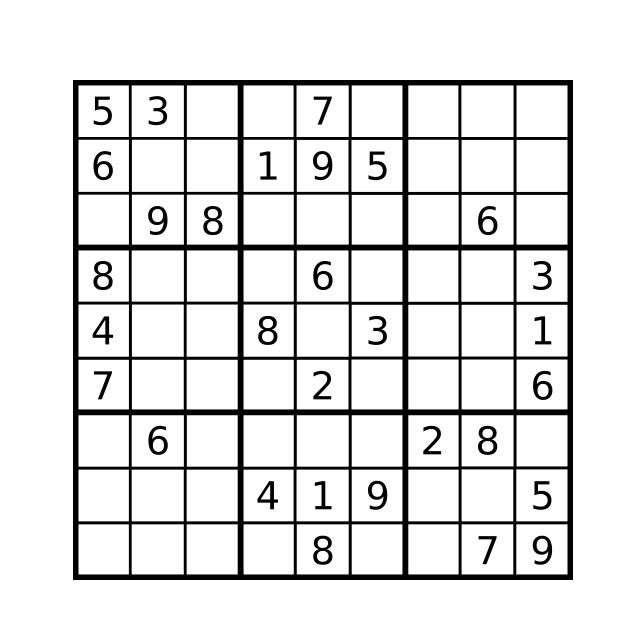
#> input picture 2.JPG, 644 x 636 px
$ python -i puzzle.py   (imports and definitions only)
#> lines starting #> are read from the running program, lines starting #| are printed output that depends on the picture; after the words box and inside, x2 and y2 are one past the last pixel; in counts of white or black regions, pixels touching at a corner belong together
#> further down, picture is the input picture: shape (636, 644, 3); min 0, max 255, mean 226.7
# import the necessary packages
from imutils.perspective import four_point_transform
from skimage.segmentation import clear_border
import numpy as np
import imutils
import cv2

#hàm lấy được cái bàn cờ sudoku thành cái ảnh
def find_puzzle(image, debug=False):
	# convert the image to grayscale and blur it slightly
#> called with debug = False
	gray = cv2.cvtColor(image, cv2.COLOR_BGR2GRAY)
	blurred = cv2.GaussianBlur(gray, (7, 7), 3)
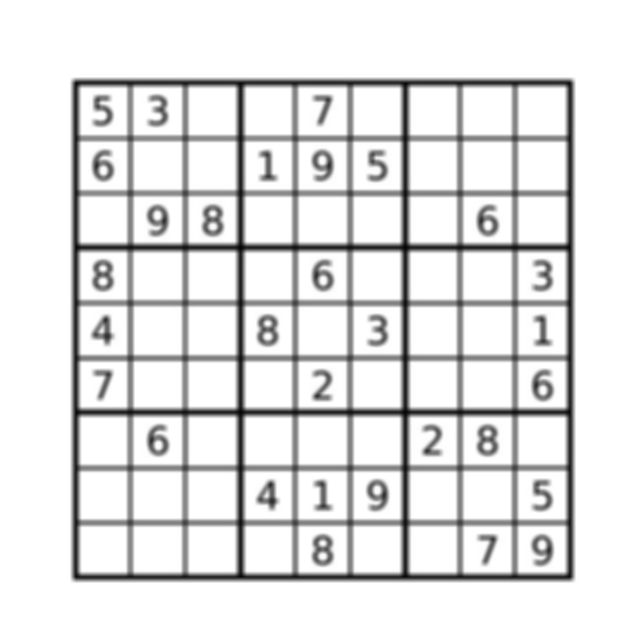
#> blurred: shape (636, 644); min 5, max 255, mean 226.7

	# apply adaptive thresholding and then invert the threshold map
	thresh = cv2.adaptiveThreshold(blurred, 255,
		cv2.ADAPTIVE_THRESH_GAUSSIAN_C, cv2.THRESH_BINARY, 11, 2)
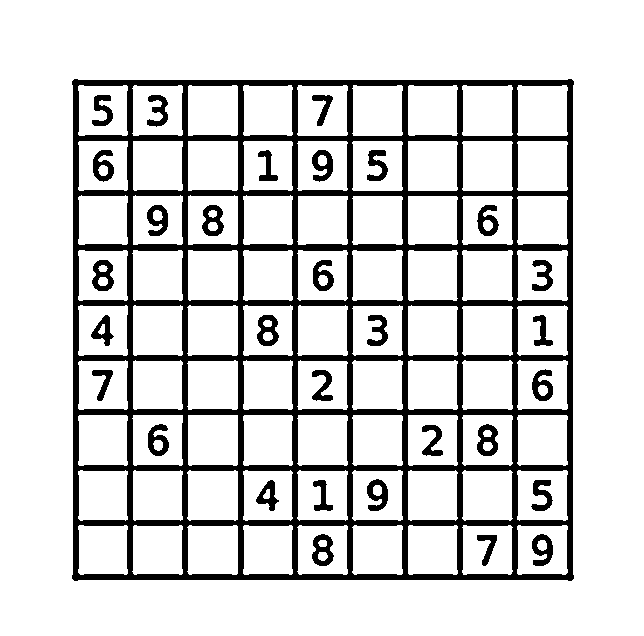
#> thresh: shape (636, 644); 84.1% white; 31 black regions, largest, box (x1, y1, x2, y2) and area: (72, 79, 574, 581) 54715, (312, 534, 334, 566) 414, (477, 424, 498, 456) 413
	thresh = cv2.bitwise_not(thresh)
#> thresh: shape (636, 644); 15.9% white; 31 white regions

	# check to see if we are visualizing each step of the image
	# processing pipeline (in this case, thresholding)
	if debug:
		cv2.imshow("Puzzle Thresh", thresh)
		cv2.waitKey(0)

	# find contours in the thresholded image and sort them by size in
	# descending order
	cnts = cv2.findContours(thresh.copy(), cv2.RETR_EXTERNAL,
		cv2.CHAIN_APPROX_SIMPLE)
#> cnts = 1 contour; box (x1, y1, x2, y2) and area: (72, 79, 574, 581) 249033
	cnts = imutils.grab_contours(cnts)
	cnts = sorted(cnts, key=cv2.contourArea, reverse=True)

	# initialize a contour that corresponds to the puzzle outline
	puzzleCnt = None

	# loop over the contours
	for c in cnts:
		# approximate the contour
		peri = cv2.arcLength(c, True)
		approx = cv2.approxPolyDP(c, 0.02 * peri, True)

		# if our approximated contour has four points, then we can
		# assume we have found the outline of the puzzle
		if len(approx) == 4:
			puzzleCnt = approx
			break
#> this loop made 1 pass
#> (peri, puzzleCnt) on pass 1: (2002.6, [[74, 79], [72, 578], [571, 580], [573, 81]])

	# if the puzzle contour is empty then our script could not find
	# the outline of the sudoku puzzle so raise an error
	if puzzleCnt is None:
		raise Exception(("Could not find sudoku puzzle outline. "
			"Try debugging your thresholding and contour steps."))

	# check to see if we are visualizing the outline of the detected
	# sudoku puzzle
	if debug:
		# draw the contour of the puzzle on the image and then display
		# it to our screen for visualization/debugging purposes
		output = image.copy()
		cv2.drawContours(output, [puzzleCnt], -1, (0, 255, 0), 2)
		cv2.imshow("Puzzle Outline", output)
		cv2.waitKey(0)

	# apply a four point perspective transform to both the original
	# image and grayscale image to obtain a top-down birds eye view
	# of the puzzle
	puzzle = four_point_transform(image, puzzleCnt.reshape(4, 2))
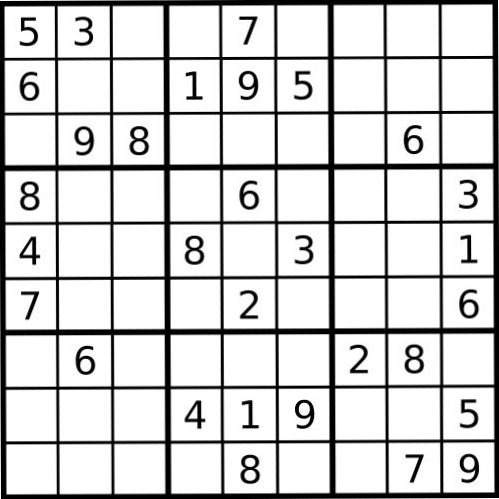
#> puzzle: shape (499, 499, 3); min 0, max 255, mean 209.1
	warped = four_point_transform(gray, puzzleCnt.reshape(4, 2))

	# check to see if we are visualizing the perspective transform
	if debug:
		# show the output warped image (again, for debugging purposes)
		cv2.imshow("Puzzle Transform", puzzle)
		cv2.waitKey(0)

	# return a 2-tuple of puzzle in both RGB and grayscale ( trả về cả ảnh RGB và ảnh GRAY)
	return (puzzle, warped)

# lấy được chữ số - cell là hình ảnh truyền vào
# [47 lines left out: function extract_digit, not called in this run]


# [4 lines of commented-out code are left out]

>>> import cv2
>>> picture = cv2.imread('../../2.JPG')
>>> result = find_puzzle(picture)
